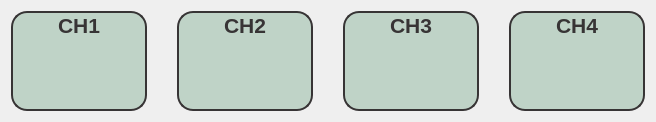
  <widget class="QWidget" name="layoutWidget_5">
   <property name="geometry">
    <rect>
     <x>25</x>
     <y>515</y>
     <width>656</width>
     <height>102</height>
    </rect>
   </property>
   <layout class="QHBoxLayout" name="horizontalLayout_4">
    <property name="spacing">
     <number>30</number>
    </property>
    <item>
     <widget class="QPushButton" name="ch1Button">
      <property name="sizePolicy">
       <sizepolicy hsizetype="Preferred" vsizetype="Fixed">
        <horstretch>0</horstretch>
        <verstretch>0</verstretch>
       </sizepolicy>
      </property>
      <property name="minimumSize">
       <size>
        <width>100</width>
        <height>100</height>
       </size>
      </property>
      <property name="font">
       <font>
        <family>Liberation Sans</family>
        <pointsize>16</pointsize>
        <weight>75</weight>
        <bold>true</bold>
       </font>
      </property>
      <property name="focusPolicy">
       <enum>Qt::NoFocus</enum>
      </property>
      <property name="styleSheet">
       <string notr="true">background-color: rgb(191, 211, 199);
border-radius: 16px;
border:2px solid rgb(55, 52, 53);
text-align:top;
color: rgb(55, 52, 53);</string>
      </property>
      <property name="text">
       <string>CH1</string>
      </property>
     </widget>
    </item>
    <item>
     <widget class="QPushButton" name="ch2Button">
      <property name="sizePolicy">
       <sizepolicy hsizetype="Preferred" vsizetype="Fixed">
        <horstretch>0</horstretch>
        <verstretch>0</verstretch>
       </sizepolicy>
      </property>
      <property name="minimumSize">
       <size>
        <width>100</width>
        <height>100</height>
       </size>
      </property>
      <property name="font">
       <font>
        <family>Liberation Sans</family>
        <pointsize>16</pointsize>
        <weight>75</weight>
        <bold>true</bold>
       </font>
      </property>
      <property name="focusPolicy">
       <enum>Qt::NoFocus</enum>
      </property>
      <property name="styleSheet">
       <string notr="true">background-color: rgb(191, 211, 199);
border-radius: 16px;
border:2px solid rgb(55, 52, 53);
text-align:top;
color: rgb(55, 52, 53);</string>
      </property>
      <property name="text">
       <string>CH2</string>
      </property>
     </widget>
    </item>
    <item>
     <widget class="QPushButton" name="ch3Button">
      <property name="sizePolicy">
       <sizepolicy hsizetype="Preferred" vsizetype="Fixed">
        <horstretch>0</horstretch>
        <verstretch>0</verstretch>
       </sizepolicy>
      </property>
      <property name="minimumSize">
       <size>
        <width>100</width>
        <height>100</height>
       </size>
      </property>
      <property name="font">
       <font>
        <family>Liberation Sans</family>
        <pointsize>16</pointsize>
        <weight>75</weight>
        <bold>true</bold>
       </font>
      </property>
      <property name="focusPolicy">
       <enum>Qt::NoFocus</enum>
      </property>
      <property name="styleSheet">
       <string notr="true">background-color: rgb(191, 211, 199);
border-radius: 16px;
border:2px solid rgb(55, 52, 53);
text-align:top;
color: rgb(55, 52, 53);</string>
      </property>
      <property name="text">
       <string>CH3</string>
      </property>
     </widget>
    </item>
    <item>
     <widget class="QPushButton" name="ch4Button">
      <property name="sizePolicy">
       <sizepolicy hsizetype="Preferred" vsizetype="Fixed">
        <horstretch>0</horstretch>
        <verstretch>0</verstretch>
       </sizepolicy>
      </property>
      <property name="minimumSize">
       <size>
        <width>100</width>
        <height>100</height>
       </size>
      </property>
      <property name="font">
       <font>
        <family>Liberation Sans</family>
        <pointsize>16</pointsize>
        <weight>75</weight>
        <bold>true</bold>
       </font>
      </property>
      <property name="focusPolicy">
       <enum>Qt::NoFocus</enum>
      </property>
      <property name="styleSheet">
       <string notr="true">background-color: rgb(191, 211, 199);
border-radius: 16px;
border:2px solid rgb(55, 52, 53);
text-align:top;
color: rgb(55, 52, 53);</string>
      </property>
      <property name="text">
       <string>CH4</string>
      </property>
     </widget>
    </item>
   </layout>
  </widget>
